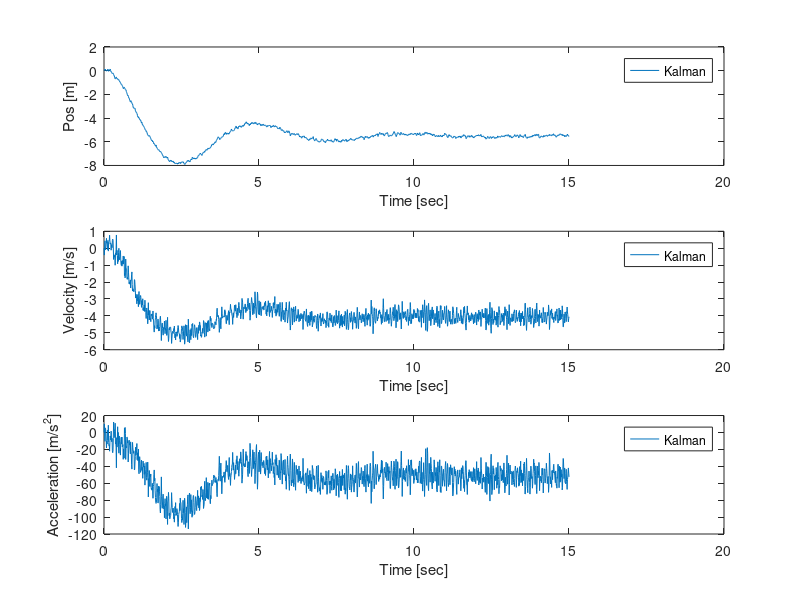
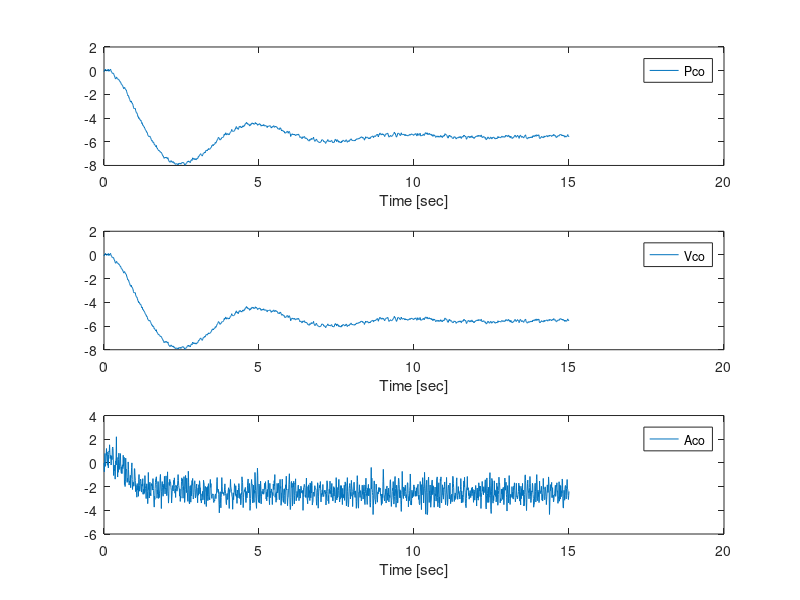

Reproduce these figures in MATLAB, in order.
%%% Kalman Filter with Pendulum Data (no input) %%%
close all
clear all
clc

%data imported
load msd_data_hw7-1;

t = msd.t;
y = msd.y;
ydd = msd.ydd;
g= -9.81;



%% Setting up the model matrices %%
dt = 0.01;
k = 1;
% b = 0.00001; % Damping coefficient
% grav = 9.81; % acceleration due to gravity guess
ydd(k) = 0; % Guess no acceleration to start
yd(k) = 0; % Guess no velocity  to start

N = 6; % number of states

aa(k) = 0;
bb(k) = -6;
cc(k) = -12;

% Initial guess for parameters (initial cond. come from first data points)
Xk = [y(k); yd(k); ydd(k); aa(k); bb(k); cc(k)]; 

% State update matrix (if nonlinear this may not be a matrix)
% Note: For pendulum, there is sin(angle), therefore not linear
F = [1 dt dt^2/2 0 0 0;
     0 1 dt 0 0 0;
     aa(k) bb(k) 0 0 0 cc(k);
     0 0 0 1 0 0;
     0 0 0 0 1 0;
     0 0 0 0 0 1];

 

% Input matrix - No input for pendulum
B = [0 0; 0 0; 0 0];

% Measurement matrix (what do we have estimates of). 
H = [1 0 0 0 0 0;
     0 0 1 0 0 0]; % Only measuring angle and velocity



P = eye(N)*.05; % Initial covariance matrix, update number as needed
Q = eye(N)*.005; 
R = eye(2)*.1; %Size of different measurements (2 measurements here)

for k = 2:length(y)
    %X_pred = A*Xk + B*0 %+ [0; 0; -22.78]; % No Input at the moment
    %X_pred = A*Xk + B*0;% [0; 0; -22.78]; % No Input at the moment
    X_pred(1) = Xk(1) + Xk(2)*dt + Xk(3)*dt^2/2;
    X_pred(2) = Xk(2) + Xk(3)*dt;
    X_pred(3) = Xk(4)*Xk(1) + Xk(5)*Xk(2) + Xk(6);
    X_pred(4) = Xk(4);
    X_pred(5) = Xk(5);
    X_pred(6) = Xk(6);
    X_pred = X_pred;
    
	P_pred = F*P*F' + Q;
    
    
    Z = [y(k); ydd(k)]; % New measurements/data
    
    yk = Z - H*X_pred';
    Sk = H*P_pred*H' + R;
    Kk = P_pred*H'*Sk^-1;
    
%     Xk(1) = X_pred(1) + Kk*yk;
%     Xk(2) = X_pred(2) + Kk*yk;
%     Xk(3) = X_pred(3) + Kk*yk;
%     Xk(4) = X_pred(4) + Kk*yk;
%     Xk(5) = X_pred(5) + Kk*yk;
%     Xk(6) = X_pred(6) + Kk*yk;
    
	Xk = X_pred + Kk*yk;
	P = (eye(N) - Kk*H)*P_pred;
    
	y_kal(k) = Xk(1);
	yd_kal(k) = Xk(2);
	ydd_kal(k) = Xk(3);
    gamma(k) = Xk(4);
    gamma2(k) = Xk(5);
    gamma3(k) = Xk(6);
     
end

yd(1) = 0;
yd(2:k) = diff(y)/dt;
[b,a] = butter(2,20/50);
yd(2:k) = filter(b,a,yd(2:k));

figure(1)

subplot(3,1,1);
title('Postition')
plot(t, y_kal)
xlabel('Time [sec]')
ylabel('Pos [m]')
legend('Kalman')

subplot(3,1,2);
title('Velocity')
plot(t, yd_kal)
xlabel('Time [sec]')
ylabel('Velocity [m/s]')
legend('Kalman')

subplot(3,1,3);
title('Accleration')
plot(t,ydd_kal)
xlabel('Time [sec]')
ylabel('Acceleration [m/s^2]')
legend('Kalman')

figure(2)

subplot(3,1,1);
title('PostitionCo')
plot(t, gamma)
xlabel('Time [sec]')
ylabel('')
legend('Pco')

subplot(3,1,2);
title('VelocityCo')
plot(t, gamma2)
xlabel('Time [sec]')
ylabel('')
legend('Vco')

subplot(3,1,3);
title('AcclerationCo')
plot(t,gamma3)
xlabel('Time [sec]')
ylabel('')
legend('Aco')


